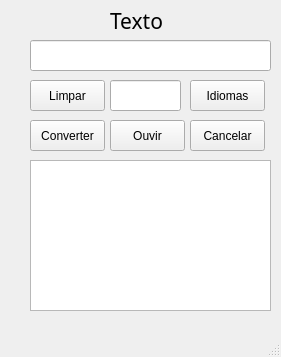
<?xml version="1.0" encoding="UTF-8"?>
<ui version="4.0">
 <class>MainWindow</class>
 <widget class="QMainWindow" name="MainWindow">
  <property name="geometry">
   <rect>
    <x>0</x>
    <y>0</y>
    <width>281</width>
    <height>357</height>
   </rect>
  </property>
  <property name="windowTitle">
   <string>MainWindow</string>
  </property>
  <widget class="QWidget" name="centralwidget">
   <widget class="QPushButton" name="pushButton">
    <property name="geometry">
     <rect>
      <x>30</x>
      <y>120</y>
      <width>75</width>
      <height>31</height>
     </rect>
    </property>
    <property name="cursor">
     <cursorShape>PointingHandCursor</cursorShape>
    </property>
    <property name="text">
     <string>Converter</string>
    </property>
   </widget>
   <widget class="QPushButton" name="pushButton_2">
    <property name="geometry">
     <rect>
      <x>190</x>
      <y>120</y>
      <width>75</width>
      <height>31</height>
     </rect>
    </property>
    <property name="cursor">
     <cursorShape>PointingHandCursor</cursorShape>
    </property>
    <property name="text">
     <string>Cancelar</string>
    </property>
   </widget>
   <widget class="QLineEdit" name="lineEdit">
    <property name="geometry">
     <rect>
      <x>30</x>
      <y>40</y>
      <width>241</width>
      <height>31</height>
     </rect>
    </property>
    <property name="font">
     <font>
      <family>Myanmar Text</family>
      <pointsize>10</pointsize>
     </font>
    </property>
   </widget>
   <widget class="QPushButton" name="pushButton_3">
    <property name="geometry">
     <rect>
      <x>110</x>
      <y>120</y>
      <width>75</width>
      <height>31</height>
     </rect>
    </property>
    <property name="cursor">
     <cursorShape>PointingHandCursor</cursorShape>
    </property>
    <property name="text">
     <string>Ouvir</string>
    </property>
   </widget>
   <widget class="QTextBrowser" name="textBrowser">
    <property name="geometry">
     <rect>
      <x>30</x>
      <y>160</y>
      <width>241</width>
      <height>151</height>
     </rect>
    </property>
   </widget>
   <widget class="QLineEdit" name="lineEdit_2">
    <property name="geometry">
     <rect>
      <x>110</x>
      <y>80</y>
      <width>71</width>
      <height>31</height>
     </rect>
    </property>
   </widget>
   <widget class="QPushButton" name="pushButton_4">
    <property name="geometry">
     <rect>
      <x>190</x>
      <y>80</y>
      <width>75</width>
      <height>31</height>
     </rect>
    </property>
    <property name="cursor">
     <cursorShape>PointingHandCursor</cursorShape>
    </property>
    <property name="text">
     <string>Idiomas</string>
    </property>
   </widget>
   <widget class="QPushButton" name="pushButton_5">
    <property name="geometry">
     <rect>
      <x>30</x>
      <y>80</y>
      <width>75</width>
      <height>31</height>
     </rect>
    </property>
    <property name="cursor">
     <cursorShape>PointingHandCursor</cursorShape>
    </property>
    <property name="text">
     <string>Limpar</string>
    </property>
   </widget>
   <widget class="QLabel" name="label">
    <property name="geometry">
     <rect>
      <x>110</x>
      <y>10</y>
      <width>71</width>
      <height>21</height>
     </rect>
    </property>
    <property name="font">
     <font>
      <family>Microsoft PhagsPa</family>
      <pointsize>16</pointsize>
     </font>
    </property>
    <property name="text">
     <string>Texto</string>
    </property>
   </widget>
  </widget>
  <widget class="QMenuBar" name="menubar">
   <property name="geometry">
    <rect>
     <x>0</x>
     <y>0</y>
     <width>281</width>
     <height>21</height>
    </rect>
   </property>
  </widget>
  <widget class="QStatusBar" name="statusbar"/>
 </widget>
 <resources/>
 <connections/>
</ui>
